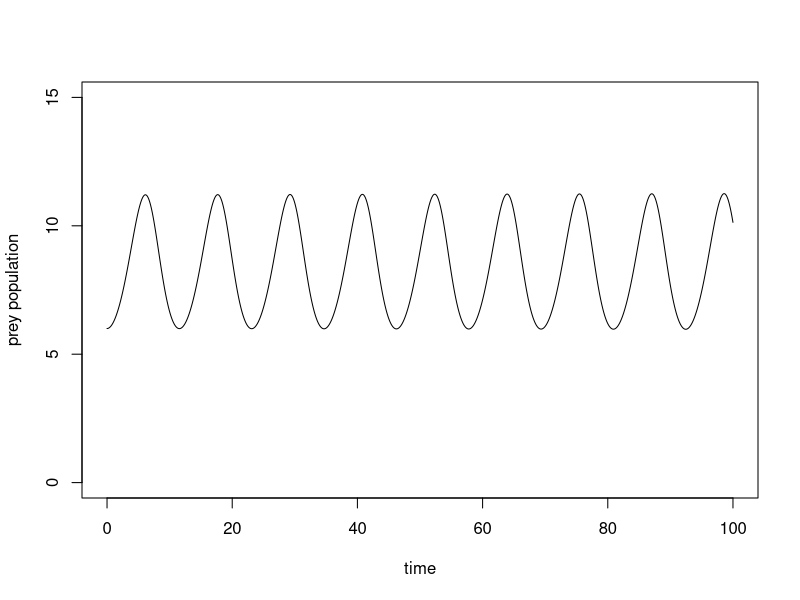
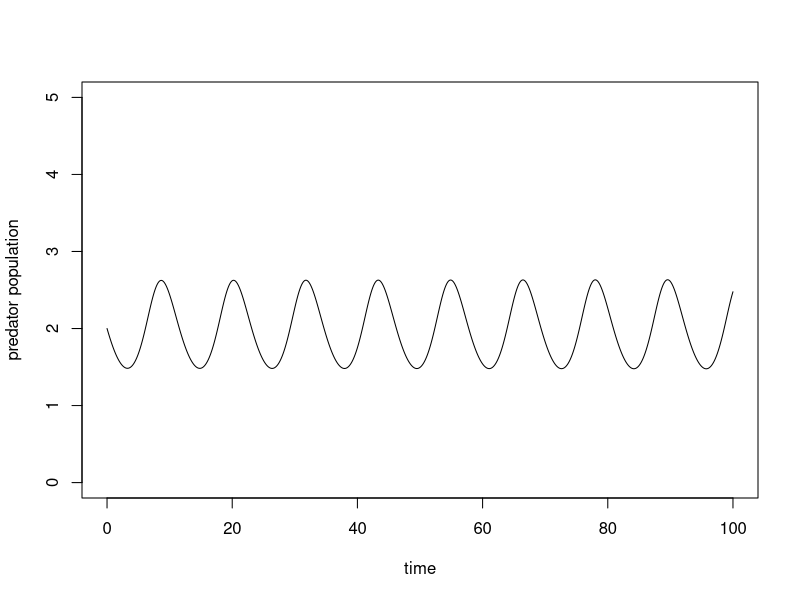

Write R code to recreate these figures, in order.
# Constants
dt <- 0.001
breed <- 0.6
prey_rate <- 0.3
pred_grow <- 0.20 * prey_rate
pred_deat <- 0.5
iter <- round(100/dt)

# Preallocation
x <- array(-9999, dim = iter)
y <- x
t <- x

# Initial conditions
t[1] <- 0
x[1] <- 6 # initial prey
y[1] <- 2 # initial pred

# Actual calculations
for (i in 2:iter) {
      t[i] <- t[(i-1)] + dt
      x[i] <- x[(i-1)] + dt * (x[(i-1)] * breed - x[(i-1)] * y[(i-1)] * prey_rate)
      y[i] <- y[(i-1)] + dt * (y[(i-1)] * x[(i-1)] * pred_grow - y[(i-1)] * pred_deat)
}

plot(t,x, type = "l", ylab = "prey population", xlab = "time", ylim = c(0,15), xlim = c(0,100))
plot(t,y, type = "l", ylab = "predator population", xlab = "time", ylim = c(0,5), xlim = c(0,100))
